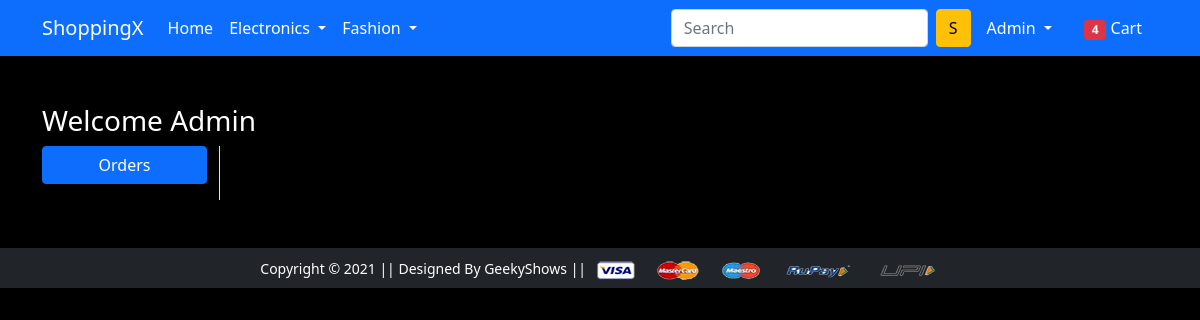
The page /orders/ (signed in) on the database as committed earlier.
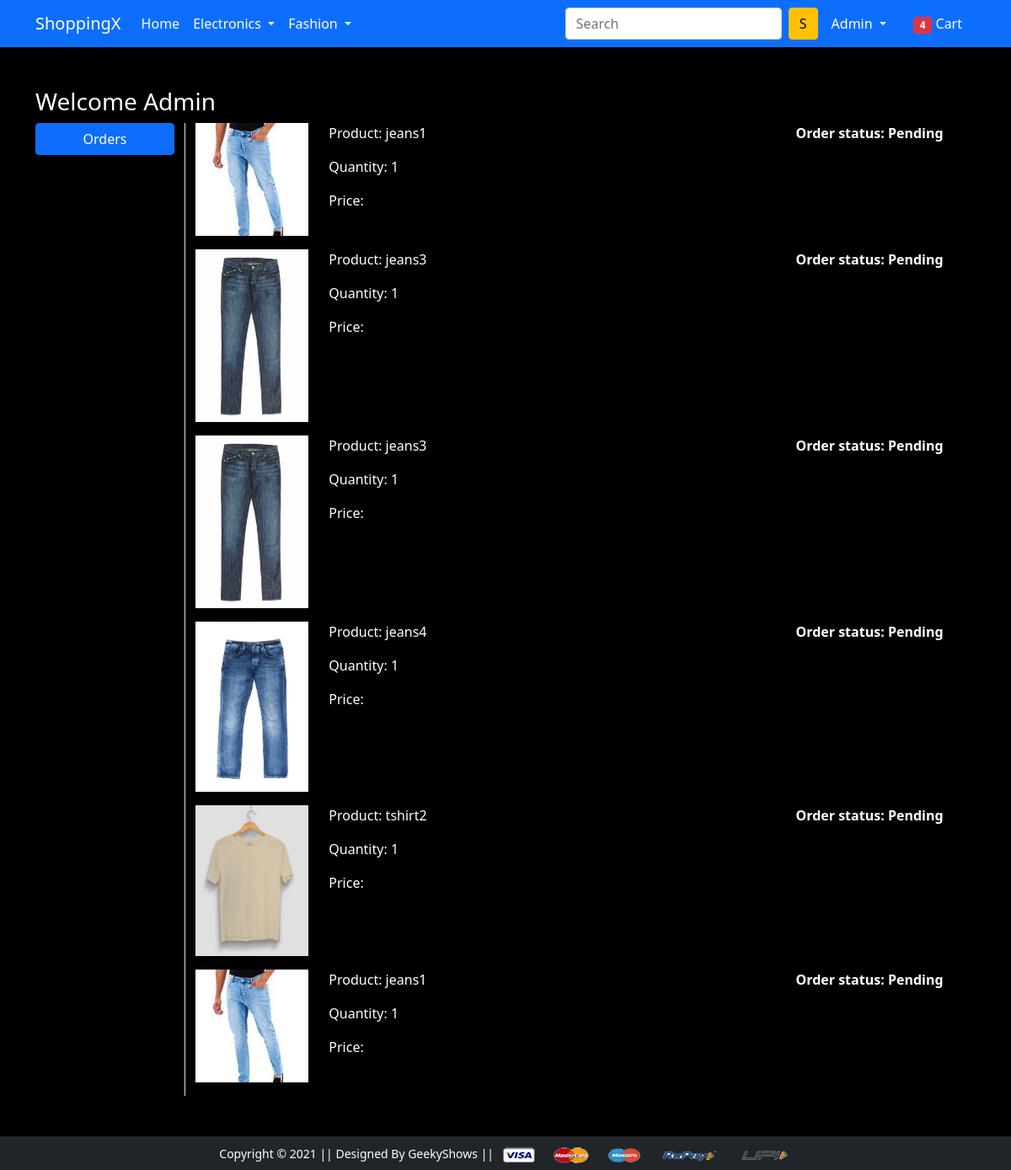
The same page on the database as committed later.
### app/models.py (models this page shows, shortened)
class OrderPlaced(models.Model):
    user = models.ForeignKey(User,on_delete=models.CASCADE)
    customer=models.ForeignKey(Customer,on_delete=models.CASCADE)
    product = models.ForeignKey(Product,on_delete=models.CASCADE)
    quantity = models.PositiveIntegerField(default=1)
    ordered_date = models.DateTimeField(auto_now_add=True)
    status = models.CharField(max_length=50,choices=STATUS_CHOICES,default='Pending')

class Product(models.Model):
    title = models.CharField(max_length=100)
    selling_price = models.FloatField()
    discounted_price =  models.FloatField()
    description = models.TextField()
    brand = models.CharField(max_length=100)
    category = models.CharField(choices=CATEGORY_CHOICES,max_length=2)
    product_image = models.ImageField(upload_to='productimg')

### app/views.py (the view)
# urls.py: path('orders/', views.orders, name='orders'),
def orders(request):
  op = OrderPlaced.objects.filter(user=request.user)
  return render(request, 'app/orders.html',{'order_placed':op})

### app/templates/app/orders.html (shortened to what this page needs)
{% extends 'app/base.html' %}
{% load static %}
{% block main-content %}
<div class="container my-5">
    <div class="row">
        <h3>Welcome <span class="text-capitalize">{{ request.user }}</span></h3>
        <div class="col-sm-2 border-end">
            <ul class="list-unstyled">
                <li class="d-grid">
                    <a href="{% url 'orders' %}" class="btn btn-primary">Orders</a>
                </li>
            </ul>
        </div>
        <div class="col-sm-10">
            {% for op in order_placed %}
            <div class="shadow-sm mb-3">
                <div class="row">
                    <div class="col-sm-2">
                        <img src="{{ op.product.product_image.url }}" alt="" class="img-fluid" height="150" width="150">
                    </div>
                    <div class="col-sm-7">
                        <p>Product: {{ op.product.title }}</p>
                        <p>Quantity: {{ op.quantity }}</p>
                        <p>Price: {{ op.total_cost }}</p>
                    </div>
                    <div class="col-sm-3 fw-bold">
                        <p>Order status: {{ op.status }}</p>
                    </div>
                </div>
            </div>
            {% endfor %}
        </div>
    </div>
</div>
{% endblock main-content %}

### app/templates/app/base.html (shortened to what this page needs)
<!doctype html>
{% load static %}
<html lang="en">
  <head>
    <link href="https://cdn.jsdelivr.net/npm/bootstrap@5.0.0-beta1/dist/css/bootstrap.min.css" rel="stylesheet"
>
    <link rel="stylesheet" href="{% static 'app/css/owl.carousel.min.css' %}">
    <link rel="stylesheet" href="{% static 'app/css/all.min.css' %}">
    <link rel="stylesheet" href="{% static 'app/css/style.css' %}">
  </head>
  <body>
    <nav class="navbar navbar-expand-lg navbar-dark bg-primary">
      <div class="container">
        <a class="navbar-brand" href="/">ShoppingX</a>
        <div class="collapse navbar-collapse" id="navbarSupportedContent">
          <ul class="navbar-nav me-auto mb-2 mb-lg-0">
            <li class="nav-item">
              <a class="nav-link active" aria-current="page" href="/">Home</a>
            </li>
            <li class="nav-item dropdown">
              <a class="nav-link dropdown-toggle text-white" href="#" id="electronicsDropdown" role="button"
                data-bs-toggle="dropdown" aria-expanded="false">
                Electronics
              </a>
            </li>
            <li class="nav-item dropdown">
              <a class="nav-link dropdown-toggle text-white" href="#" id="fashionDropdown" role="button"
                data-bs-toggle="dropdown" aria-expanded="false">
                Fashion
              </a>
            </li>
          </ul>
          <form class="d-flex">
            <input class="form-control me-2" type="search" placeholder="Search" aria-label="Search">
            <button class="btn btn-warning" type="submit">S</button>
          </form>
          <div>
            <ul class="navbar-nav me-auto mb-2 mb-lg-0">
              {% if request.user.is_authenticated %}
              <li class="nav-item dropdown mx-2">
                <a class="nav-link dropdown-toggle text-white" href="#" id="profileDropdown" role="button"
                  data-bs-toggle="dropdown" aria-expanded="false">
                  {{request.user.username | capfirst}}
                </a>
              </li>
              <li class="nav-item mx-2">
                <a href="{% url 'showcart' %}" class="nav-link text-white"><span class="badge bg-danger">4</span>
                  Cart </a>
              </li>
              {% endif %}
            </ul>
          </div>
        </div>
      </div>
    </nav>
    {% block main-content %} {% endblock main-content %}
    <footer class="container-fluid bg-dark text-center p-2 mt-5">
      <small class="text-white">Copyright &copy; 2021 || Designed By GeekyShows || </small>
      <img src="{% static 'app/images/payment.png' %}" alt="" srcset="" class="img-fluid" height="2px">
    </footer>
  </body>
</html>

### app/static/app/css/style.css (style rules this page uses)
body { background-color: #000; color: #fff; }

Rows that differ between the two databases and show on the page:
added OrderPlaced: product.product_image (picture), product "jeans1", quantity "1", status "Pending"
added OrderPlaced: product.product_image (picture), product "jeans3", quantity "1", status "Pending"
added OrderPlaced: product.product_image (picture), product "jeans3", quantity "1", status "Pending"
added OrderPlaced: product.product_image (picture), product "jeans4", quantity "1", status "Pending"
added OrderPlaced: product.product_image (picture), product "tshirt2", quantity "1", status "Pending"
added OrderPlaced: product.product_image (picture), product "jeans1", quantity "1", status "Pending"
